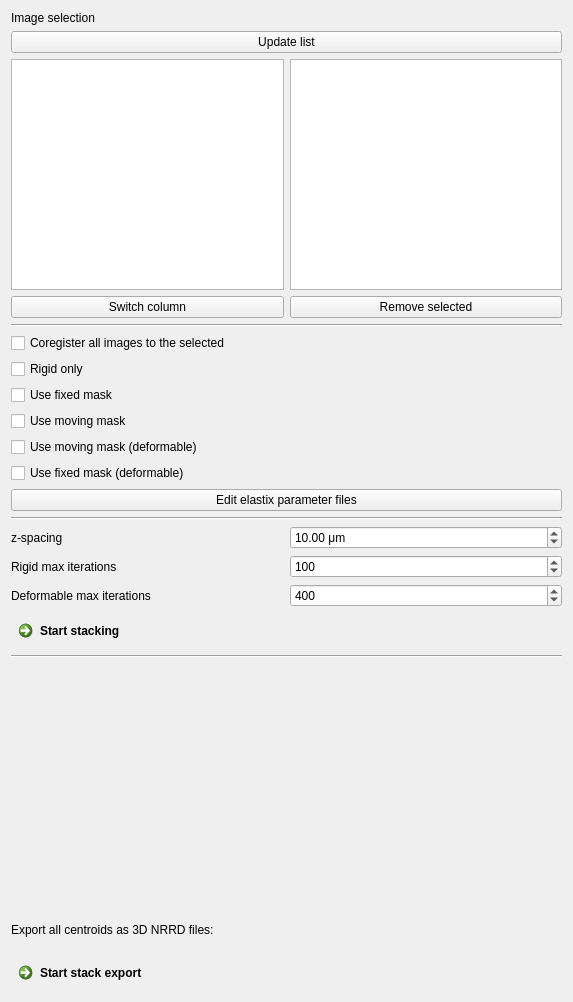
<?xml version="1.0" encoding="UTF-8"?>
<ui version="4.0">
 <class>m2Reconstruction3DControls</class>
 <widget class="QWidget" name="m2Reconstruction3DControls">
  <property name="geometry">
   <rect>
    <x>0</x>
    <y>0</y>
    <width>573</width>
    <height>1002</height>
   </rect>
  </property>
  <property name="minimumSize">
   <size>
    <width>0</width>
    <height>0</height>
   </size>
  </property>
  <property name="windowTitle">
   <string>QmitkTemplate</string>
  </property>
  <layout class="QVBoxLayout" name="verticalLayout">
   <item>
    <widget class="QLabel" name="label_5">
     <property name="text">
      <string>Image selection</string>
     </property>
    </widget>
   </item>
   <item>
    <widget class="QPushButton" name="btnUpdateList">
     <property name="toolTip">
      <string>Do image processing</string>
     </property>
     <property name="text">
      <string>Update list</string>
     </property>
    </widget>
   </item>
   <item>
    <layout class="QHBoxLayout" name="dataSelection">
     <item>
      <layout class="QVBoxLayout" name="verticalLayout_3">
       <item>
        <widget class="QListWidget" name="listWidget"/>
       </item>
       <item>
        <widget class="QPushButton" name="btnSwitch">
         <property name="text">
          <string>Switch column</string>
         </property>
        </widget>
       </item>
      </layout>
     </item>
     <item>
      <layout class="QVBoxLayout" name="verticalLayout_4">
       <item>
        <widget class="QListWidget" name="listWidget_2"/>
       </item>
       <item>
        <widget class="QPushButton" name="btnRemove">
         <property name="text">
          <string>Remove selected</string>
         </property>
        </widget>
       </item>
      </layout>
     </item>
    </layout>
   </item>
   <item>
    <widget class="Line" name="line">
     <property name="orientation">
      <enum>Qt::Horizontal</enum>
     </property>
    </widget>
   </item>
   <item>
    <widget class="QCheckBox" name="chkBxCoRegistrationToSelected">
     <property name="text">
      <string>Coregister all images to the selected</string>
     </property>
    </widget>
   </item>
   <item>
    <widget class="QCheckBox" name="chkBxOmitDeformable">
     <property name="text">
      <string>Rigid only</string>
     </property>
    </widget>
   </item>
   <item>
    <widget class="QCheckBox" name="chkBxUseFixedMask">
     <property name="text">
      <string>Use fixed mask</string>
     </property>
     <property name="checked">
      <bool>false</bool>
     </property>
    </widget>
   </item>
   <item>
    <widget class="QCheckBox" name="chkBxUseMovingMask">
     <property name="text">
      <string>Use moving mask</string>
     </property>
     <property name="checked">
      <bool>false</bool>
     </property>
    </widget>
   </item>
   <item>
    <widget class="QCheckBox" name="chkBxUseMovingMaskDeform">
     <property name="text">
      <string>Use moving mask (deformable)</string>
     </property>
     <property name="checked">
      <bool>false</bool>
     </property>
    </widget>
   </item>
   <item>
    <widget class="QCheckBox" name="chkBxUseFixedMaskDeform">
     <property name="text">
      <string>Use fixed mask (deformable)</string>
     </property>
     <property name="checked">
      <bool>false</bool>
     </property>
    </widget>
   </item>
   <item>
    <widget class="QPushButton" name="btnEditParameterFiles">
     <property name="text">
      <string>Edit elastix parameter files</string>
     </property>
    </widget>
   </item>
   <item>
    <widget class="Line" name="line_5">
     <property name="orientation">
      <enum>Qt::Horizontal</enum>
     </property>
    </widget>
   </item>
   <item>
    <layout class="QHBoxLayout" name="horizontalLayout">
     <item>
      <widget class="QLabel" name="label_2">
       <property name="minimumSize">
        <size>
         <width>0</width>
         <height>0</height>
        </size>
       </property>
       <property name="maximumSize">
        <size>
         <width>16777215</width>
         <height>16777215</height>
        </size>
       </property>
       <property name="text">
        <string>z-spacing</string>
       </property>
      </widget>
     </item>
     <item>
      <widget class="QDoubleSpinBox" name="spinBoxZSpacing">
       <property name="suffix">
        <string> μm</string>
       </property>
       <property name="decimals">
        <number>2</number>
       </property>
       <property name="maximum">
        <double>10000.000000000000000</double>
       </property>
       <property name="value">
        <double>10.000000000000000</double>
       </property>
      </widget>
     </item>
    </layout>
   </item>
   <item>
    <layout class="QHBoxLayout" name="horizontalLayout_3">
     <item>
      <widget class="QLabel" name="label">
       <property name="text">
        <string>Rigid max iterations</string>
       </property>
      </widget>
     </item>
     <item>
      <widget class="QSpinBox" name="RigidMaxIters">
       <property name="suffix">
        <string/>
       </property>
       <property name="maximum">
        <number>100000</number>
       </property>
       <property name="value">
        <number>100</number>
       </property>
      </widget>
     </item>
    </layout>
   </item>
   <item>
    <layout class="QHBoxLayout" name="horizontalLayout_4">
     <item>
      <widget class="QLabel" name="label_3">
       <property name="text">
        <string>Deformable max iterations</string>
       </property>
      </widget>
     </item>
     <item>
      <widget class="QSpinBox" name="DeformableMaxIters">
       <property name="maximum">
        <number>100000</number>
       </property>
       <property name="value">
        <number>400</number>
       </property>
      </widget>
     </item>
    </layout>
   </item>
   <item>
    <widget class="QCommandLinkButton" name="btnStartStacking">
     <property name="text">
      <string>Start stacking</string>
     </property>
    </widget>
   </item>
   <item>
    <widget class="Line" name="line_4">
     <property name="orientation">
      <enum>Qt::Horizontal</enum>
     </property>
    </widget>
   </item>
   <item>
    <spacer name="verticalSpacer">
     <property name="orientation">
      <enum>Qt::Vertical</enum>
     </property>
     <property name="sizeHint" stdset="0">
      <size>
       <width>20</width>
       <height>40</height>
      </size>
     </property>
    </spacer>
   </item>
   <item>
    <widget class="QLabel" name="label_4">
     <property name="text">
      <string>Export all centroids as 3D NRRD files:</string>
     </property>
    </widget>
   </item>
   <item>
    <widget class="QmitkSingleNodeSelectionWidget" name="centroidListSelector" native="true"/>
   </item>
   <item>
    <widget class="QmitkSingleNodeSelectionWidget" name="stackImageSelector" native="true"/>
   </item>
   <item>
    <widget class="QCommandLinkButton" name="btnStartStackExport">
     <property name="text">
      <string>Start stack export</string>
     </property>
    </widget>
   </item>
  </layout>
 </widget>
 <layoutdefault spacing="6" margin="11"/>
 <customwidgets>
  <customwidget>
   <class>QmitkSingleNodeSelectionWidget</class>
   <extends>QWidget</extends>
   <header>QmitkSingleNodeSelectionWidget.h</header>
   <container>1</container>
  </customwidget>
 </customwidgets>
 <resources/>
 <connections/>
</ui>
